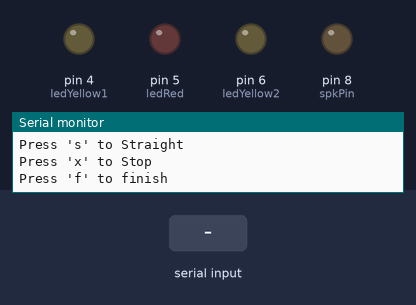
Recording of a sketch running on a simulated Arduino Uno, built with avr-gcc and run on an emulated ATmega328P. Parts: output pins drawn as LEDs (lit = HIGH), the last lines printed to the serial monitor. The inputs (shaded band) are chosen by the test bench.

Above: at 1.2 s.
1.3 s: "l" received over Serial
At 3.1 s:
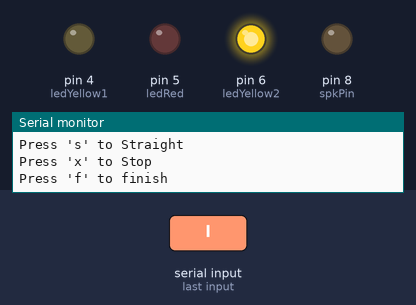
3.8 s: "r" received over Serial
At 6.0 s:
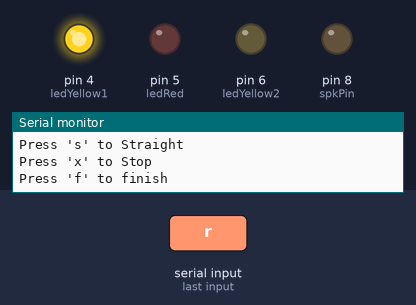
6.3 s: "s" received over Serial
At 8.0 s:
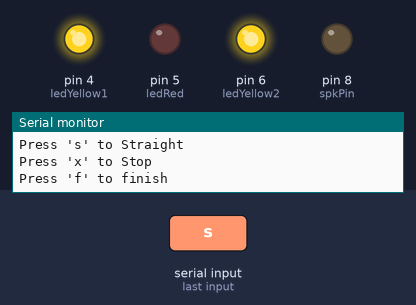
8.8 s: "x" received over Serial
At 11.1 s:
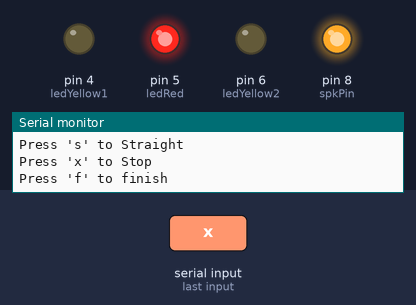
Timing chart, 0 to 12.3 s (numbered marks = the images above; inputs shaded):
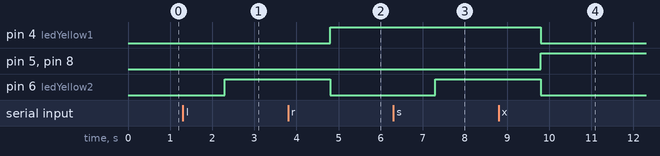

The sketch:

bluetuth.ino
```cpp
int ledRed=5;
int ledYellow1=4;
int ledYellow2=6;
int spkPin=8;
String btn;

void setup() {
  Serial.begin(9600);
  pinMode(ledRed, OUTPUT);
  pinMode(ledYellow1, OUTPUT);
  pinMode(ledYellow2, OUTPUT);
  pinMode(spkPin, OUTPUT);
}

void loop() {
  Serial.println("Press 'l' to Left");
  Serial.println("Press 'r' to Right");
  Serial.println("Press 's' to Straight");
  Serial.println("Press 'x' to Stop");
  Serial.println("Press 'f' to finish");
  Serial.println();
  while(Serial.available()==0) {}

  btn=Serial.readString();
  if(btn=="l"){
  Serial.println("Moving Left");
  digitalWrite(ledRed,LOW);
  digitalWrite(ledYellow1,LOW);
  digitalWrite(ledYellow2,HIGH);
  digitalWrite(spkPin,LOW);
  }
  if(btn=="r"){
    Serial.println("Moving Right");
    digitalWrite(ledRed,LOW);
    digitalWrite(ledYellow1,HIGH);
    digitalWrite(ledYellow2,LOW);
    digitalWrite(spkPin,LOW);
  }
  if(btn=="s"){
  Serial.println("Moving Straight");
  digitalWrite(ledRed,LOW);
  digitalWrite(ledYellow1,HIGH);
  digitalWrite(ledYellow2,HIGH);
  digitalWrite(spkPin,LOW);
  }
  if(btn=="x"){
  Serial.println("Stop");
  digitalWrite(ledRed,HIGH);
  digitalWrite(ledYellow1,LOW);
  digitalWrite(ledYellow2,LOW);
  digitalWrite(spkPin,HIGH);
  }
  if(btn=="f"){
  Serial.println("Finish");
  digitalWrite(ledRed,LOW);
  digitalWrite(ledYellow1,LOW);
  digitalWrite(ledYellow2,LOW);
  digitalWrite(spkPin,LOW);
  digitalWrite(spkPin,LOW);
  }
}
```

Measured:
- after the input at 1.3 s, pin 6 (ledYellow2): LOW → HIGH after 1.0 s
- after the input at 3.8 s, pin 4 (ledYellow1): LOW → HIGH after 1.0 s; pin 6 (ledYellow2): HIGH → LOW after 1.0 s
- after the input at 6.3 s, pin 6 (ledYellow2): LOW → HIGH after 1.0 s
- after the input at 8.8 s, pin 4 (ledYellow1), pin 6 (ledYellow2): HIGH → LOW after 1.0 s; pin 5 (ledRed), pin 8 (spkPin): LOW → HIGH after 1.0 s
